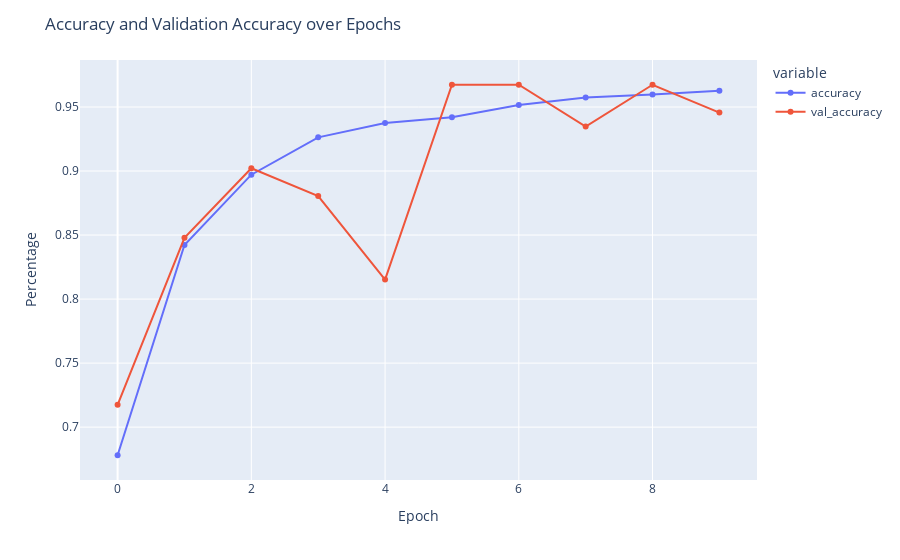
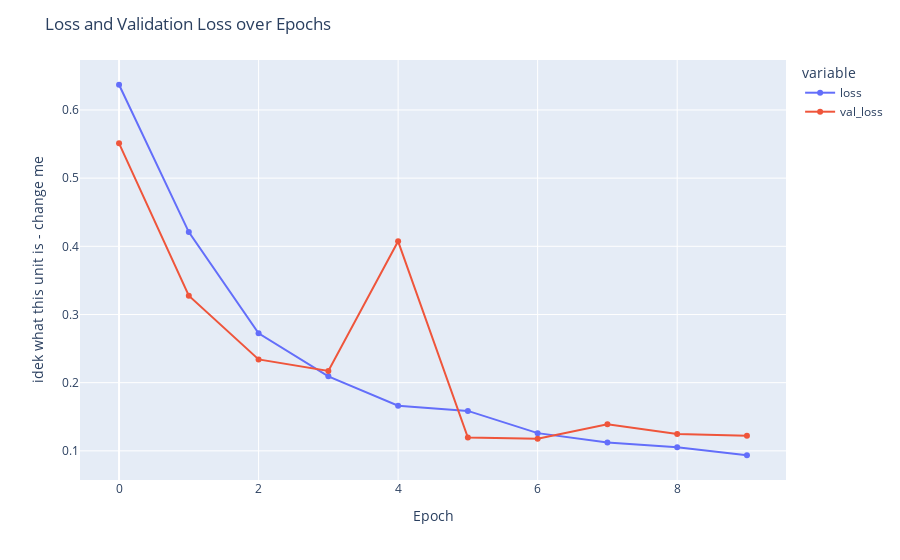

These figures' notebook cell, in order:
### Code cell
plot_results(history2.history)
evaluate_results(Adam_32_64)

### Figure 1 — Plotly figure (JSON) as saved in the notebook; plotly's stock layout.template omitted (floating-point values rounded to 4 significant figures)
{"data": [{"hovertemplate": "variable=accuracy<br>index=%{x}<br>value=%{y}<extra></extra>", "legendgroup": "accuracy", "line": {"color": "#636efa", "dash": "solid"}, "mode": "lines+markers", "name": "accuracy", "orientation": "v", "showlegend": true, "type": "scatter", "x": [0, 1, 2, 3, 4, 5, 6, 7, 8, 9], "xaxis": "x", "y": [0.6781, 0.8423, 0.8972, 0.9263, 0.9375, 0.9421, 0.9517, 0.9574, 0.9597, 0.9628], "yaxis": "y"}, {"hovertemplate": "variable=val_accuracy<br>index=%{x}<br>value=%{y}<extra></extra>", "legendgroup": "val_accuracy", "line": {"color": "#EF553B", "dash": "solid"}, "mode": "lines+markers", "name": "val_accuracy", "orientation": "v", "showlegend": true, "type": "scatter", "x": [0, 1, 2, 3, 4, 5, 6, 7, 8, 9], "xaxis": "x", "y": [0.7174, 0.8478, 0.9022, 0.8804, 0.8152, 0.9674, 0.9674, 0.9348, 0.9674, 0.9457], "yaxis": "y"}], "layout": {"legend": {"title": {"text": "variable"}, "tracegroupgap": 0}, "margin": {"t": 60}, "title": {"text": "Accuracy and Validation Accuracy over Epochs"}, "xaxis": {"anchor": "y", "domain": [0, 1], "title": {"text": "Epoch"}}, "yaxis": {"anchor": "x", "domain": [0, 1], "title": {"text": "Percentage"}}}}

### Figure 2 — Plotly figure (JSON) as saved in the notebook; plotly's stock layout.template omitted (floating-point values rounded to 4 significant figures)
{"data": [{"hovertemplate": "variable=loss<br>index=%{x}<br>value=%{y}<extra></extra>", "legendgroup": "loss", "line": {"color": "#636efa", "dash": "solid"}, "mode": "lines+markers", "name": "loss", "orientation": "v", "showlegend": true, "type": "scatter", "x": [0, 1, 2, 3, 4, 5, 6, 7, 8, 9], "xaxis": "x", "y": [0.637, 0.4209, 0.2724, 0.2093, 0.1662, 0.1586, 0.126, 0.1123, 0.1051, 0.09354], "yaxis": "y"}, {"hovertemplate": "variable=val_loss<br>index=%{x}<br>value=%{y}<extra></extra>", "legendgroup": "val_loss", "line": {"color": "#EF553B", "dash": "solid"}, "mode": "lines+markers", "name": "val_loss", "orientation": "v", "showlegend": true, "type": "scatter", "x": [0, 1, 2, 3, 4, 5, 6, 7, 8, 9], "xaxis": "x", "y": [0.551, 0.3275, 0.2341, 0.2171, 0.4073, 0.1196, 0.1178, 0.1391, 0.1246, 0.1223], "yaxis": "y"}], "layout": {"legend": {"title": {"text": "variable"}, "tracegroupgap": 0}, "margin": {"t": 60}, "title": {"text": "Loss and Validation Loss over Epochs"}, "xaxis": {"anchor": "y", "domain": [0, 1], "title": {"text": "Epoch"}}, "yaxis": {"anchor": "x", "domain": [0, 1], "title": {"text": "idek what this unit is - change me"}}}}
